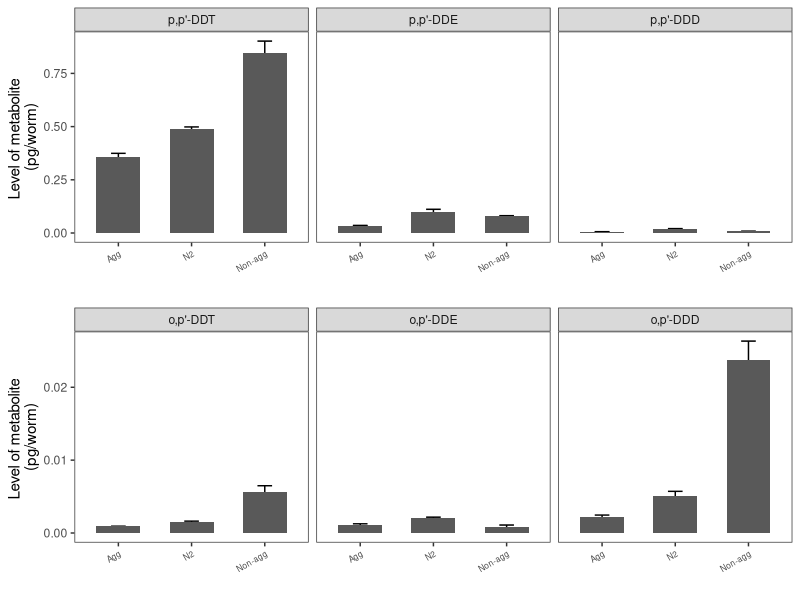
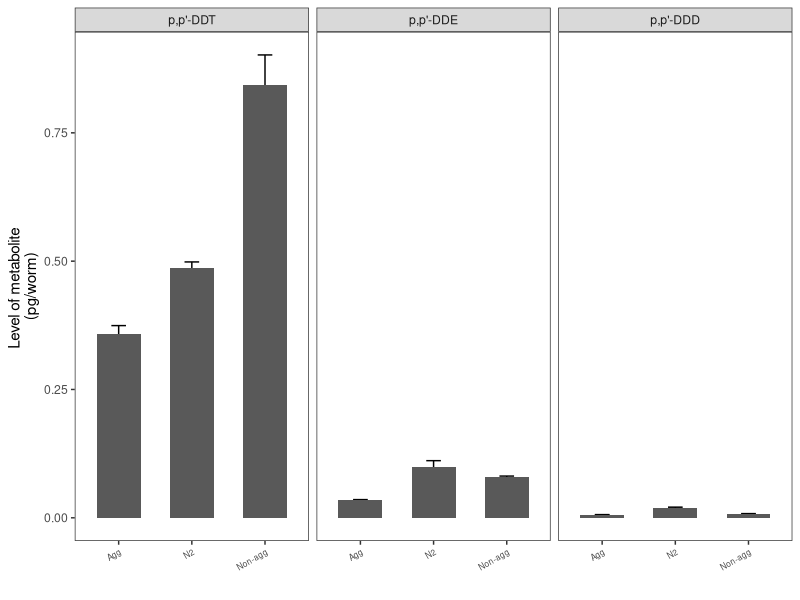
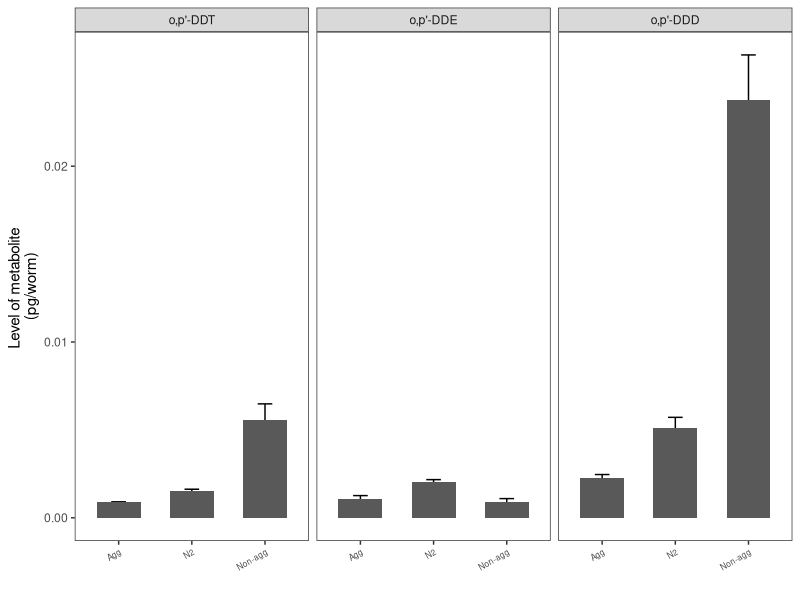
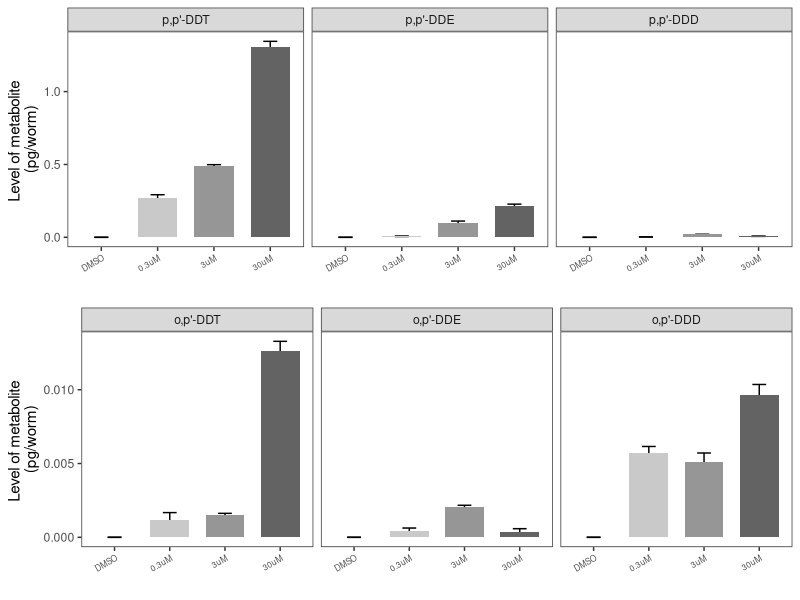
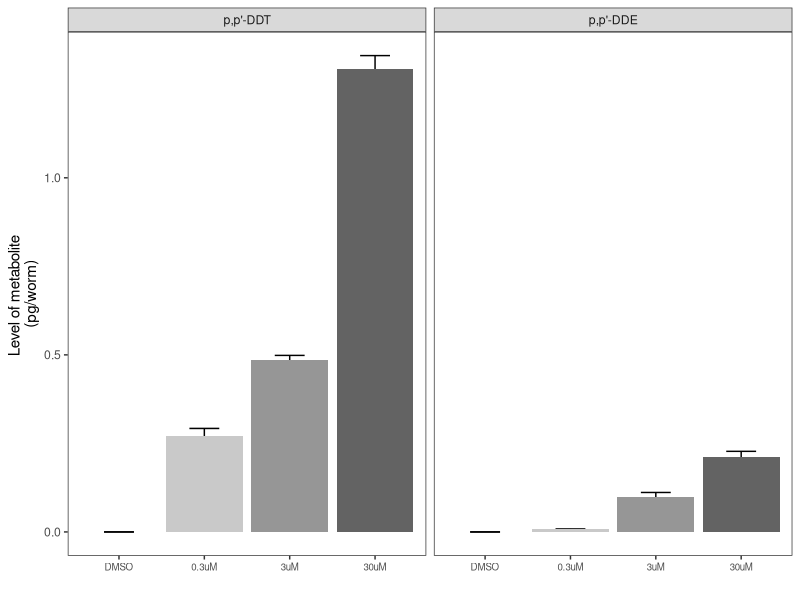
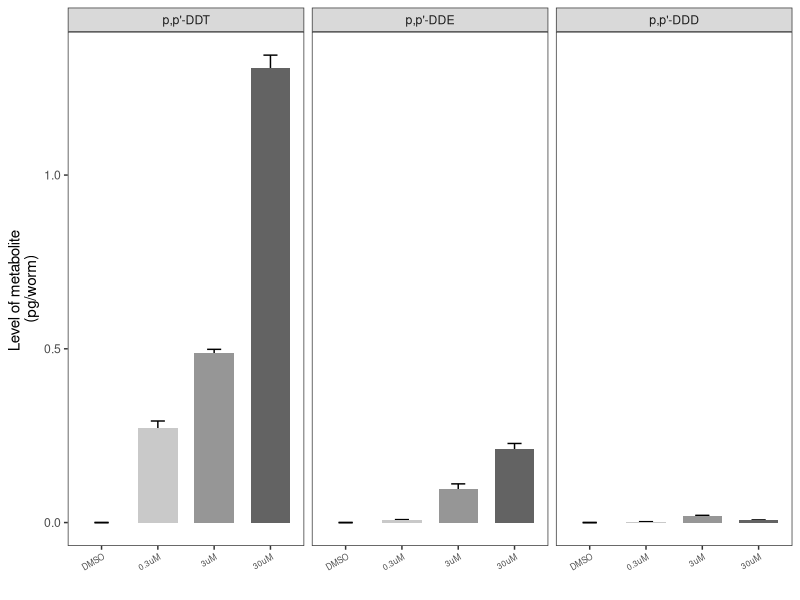
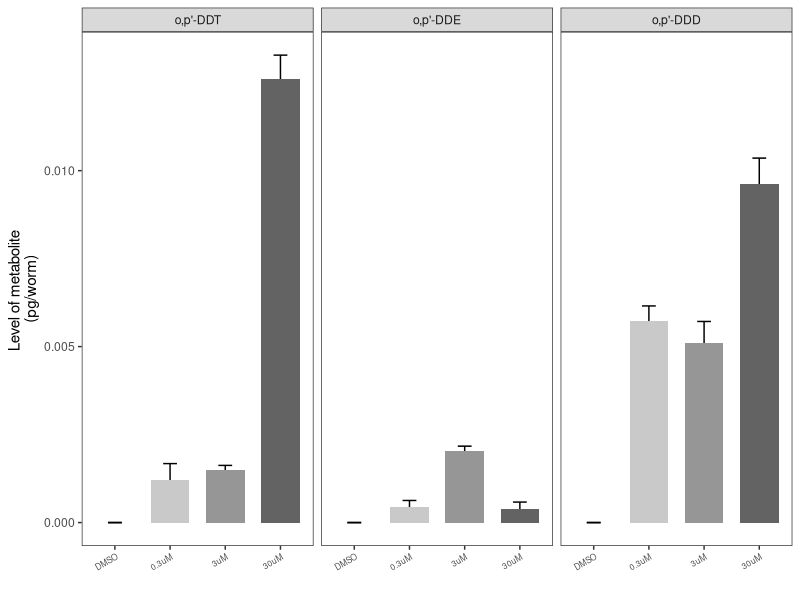

These charts were generated, in order, by the following R code:
#################
# LEVELS OF DDT AND METABOLITES MEASURED IN WORMS
#################

# THERE ARE TWO TYPES OF MEASUREMENTS:
# 1. SAMPLE CONCENTRATION (NG OF CHEMICAL / WORM)
# 2. EXTRACT CONCENTRATION (AMOUNT/L, PPB)

# THERE ARE TWO TYPES OF COMPARISONS:
# 1. THREE LEVELS OF EXPOSURE IN WILDTYPE WORMS: 0, 0.3, 3, AND 30 uM
# 2. LEVELS OF 0.3uM DDT IN ALL THREE STRAINS COMPARED TO THE DMSO CONTROL

# Call in file for sample concentration analysis

library(tidyverse)
library(cowplot)
options(scipen=999)


sample.conc <- read_csv("DDT_levels/data/sample_conc.csv") %>% 
    gather(key = "chemical", value = "levels", -sample) %>% 
    mutate(group = paste0(unlist(lapply(str_split(sample, "_"), function(x) x[1])), "_",
                          unlist(lapply(str_split(sample, "_"), function(x) x[2])))) %>% 
    mutate(strain = unlist(lapply(str_split(sample, "_"), function(x) x[1]))) %>% 
    mutate_if(is.character, str_replace_all, pattern = "<LOD", replacement = "0") %>% 
    modify_at(c("levels"), as.numeric)

sample.conc.avg <- sample.conc %>% 
    mutate(levels.pg = levels * 1000) %>% 
    group_by(chemical, group) %>% 
    summarise(avg.level = mean(levels.pg), sd.level = sd(levels.pg))



sample.conc.avg$chemical <- factor(sample.conc.avg$chemical, levels = c("p,p'-DDT",
                                                                        "p,p'-DDE",
                                                                        "p,p'-DDD",
                                                                        "o,p'-DDT",
                                                                        "o,p'-DDE",
                                                                        "o,p'-DDD"))

n2_figure <- sample.conc.avg %>% 
    mutate(strain = unlist(lapply(str_split(group, "_"), function(x) x[1]))) %>% 
    mutate(exposure = unlist(lapply(str_split(group, "_"), function(x) x[2]))) %>% 
    filter(strain == "N2") %>% 
    filter(chemical %in% c("p,p'-DDT",
                           "p,p'-DDE")) %>% 
    mutate(pgmean = avg.level * 1000) %>% 
    ggplot(aes(x = fct_reorder(exposure, avg.level, mean), y = avg.level, fill = exposure)) +
    geom_errorbar(aes(ymin = avg.level - sd.level, ymax = avg.level + sd.level), width = 0.35) +
    geom_bar(stat = "identity") +
    facet_wrap(~chemical) +
    theme_bw() +
    labs(x = "",
         y = "Level of metabolite \n(pg/worm)",
         fill = "") +
    theme(panel.grid.major = element_blank(),
          panel.grid.minor = element_blank(),
          legend.position = "none",
          axis.text.x = element_text(size = 7)) +
    scale_fill_manual(values = c("grey79", "grey39", "grey59", "grey99")) 


n2.1 <- sample.conc.avg %>% 
    mutate(strain = unlist(lapply(str_split(group, "_"), function(x) x[1]))) %>% 
    mutate(exposure = unlist(lapply(str_split(group, "_"), function(x) x[2]))) %>% 
    filter(strain == "N2") %>% 
    filter(chemical %in% c("p,p'-DDT",
                           "p,p'-DDE",
                           "p,p'-DDD")) %>% 
    ggplot(aes(x = fct_reorder(exposure, avg.level, mean), y = avg.level, fill = exposure)) +
    geom_errorbar(aes(ymin = avg.level - sd.level, ymax = avg.level + sd.level), width = 0.25) +
    geom_bar(stat = "identity", width = 0.7) +
    facet_wrap(~chemical) +
    theme_bw() +
    labs(x = "",
         y = "Level of metabolite \n(pg/worm)",
         fill = "") +
    theme(panel.grid.major = element_blank(),
          panel.grid.minor = element_blank(),
          legend.position = "none",
          axis.text.x = element_text(size = 6, angle = 30, hjust = 1)) +
    scale_fill_manual(values = c("grey79", "grey39", "grey59", "grey99")) 

n2.2 <- sample.conc.avg %>% 
    mutate(strain = unlist(lapply(str_split(group, "_"), function(x) x[1]))) %>% 
    mutate(exposure = unlist(lapply(str_split(group, "_"), function(x) x[2]))) %>% 
    filter(strain == "N2") %>% 
    filter(chemical %in% c("o,p'-DDT",
                           "o,p'-DDE",
                           "o,p'-DDD")) %>% 
    ggplot(aes(x = fct_reorder(exposure, avg.level, mean), y = avg.level, fill = exposure)) +
    geom_errorbar(aes(ymin = avg.level - sd.level, ymax = avg.level + sd.level), width = 0.25) +
    geom_bar(stat = "identity", width = 0.7) +
    facet_wrap(~chemical) +
    theme_bw() +
    labs(x = "",
         y = "Level of metabolite \n(pg/worm)",
         fill = "") +
    theme(panel.grid.major = element_blank(),
          panel.grid.minor = element_blank(),
          legend.position = "none",
          axis.text.x = element_text(size = 6, angle = 30, hjust = 1)) +
    scale_fill_manual(values = c("grey79", "grey39", "grey59", "grey99")) 


all.1 <- sample.conc.avg %>% 
    mutate(strain = unlist(lapply(str_split(group, "_"), function(x) x[1]))) %>% 
    mutate(exposure = unlist(lapply(str_split(group, "_"), function(x) x[2]))) %>% 
    filter(chemical %in% c("p,p'-DDT",
                           "p,p'-DDE",
                           "p,p'-DDD")) %>% 
    filter(exposure %in% c("3uM")) %>% 
    ggplot(aes(x = fct_reorder(strain, avg.level, mean), y = avg.level)) +
    geom_errorbar(aes(ymin = avg.level - sd.level, ymax = avg.level + sd.level), width = 0.2) +
    geom_bar(stat = "identity", width = 0.6) +
    facet_wrap(~chemical) +
    theme_bw() +
    labs(x = "",
         y = "Level of metabolite \n(pg/worm)",
         fill = "") +
    theme(panel.grid.major = element_blank(),
          panel.grid.minor = element_blank(),
          legend.position = "none",
          axis.text.x = element_text(size = 6, angle = 30, hjust = 1)) +
    scale_x_discrete(labels = c("Agg", "N2", "Non-agg"))

all.2 <- sample.conc.avg %>% 
    mutate(strain = unlist(lapply(str_split(group, "_"), function(x) x[1]))) %>% 
    mutate(exposure = unlist(lapply(str_split(group, "_"), function(x) x[2]))) %>% 
    filter(chemical %in% c("o,p'-DDT",
                           "o,p'-DDE",
                           "o,p'-DDD")) %>% 
    filter(exposure %in% c("3uM")) %>% 
    ggplot(aes(x = fct_reorder(strain, avg.level, mean), y = avg.level)) +
    geom_errorbar(aes(ymin = avg.level - sd.level, ymax = avg.level + sd.level), width = 0.2) +
    geom_bar(stat = "identity", width = 0.6) +
    facet_wrap(~chemical) +
    theme_bw() +
    labs(x = "",
         y = "Level of metabolite \n(pg/worm)",
         fill = "") +
    theme(panel.grid.major = element_blank(),
          panel.grid.minor = element_blank(),
          legend.position = "none",
          axis.text.x = element_text(size = 6, angle = 30, hjust = 1)) +
    scale_x_discrete(labels = c("Agg", "N2", "Non-agg"))

n2 <- plot_grid(n2.1, n2.2, nrow = 2)
all <- plot_grid(all.1, all.2, nrow = 2)

#pdf("DDT_levels/figures/supplemental.pdf", width = 7, height = 6)
#plot_grid(n2, all, nrow = 1, labels = c("A", "B"))
#dev.off()


#pdf("DDT_levels/figures/main_n2.pdf", width = 4, height = 3)
#plot_grid(n2_figure, nrow = 1, labels = c("A"))
#dev.off()
